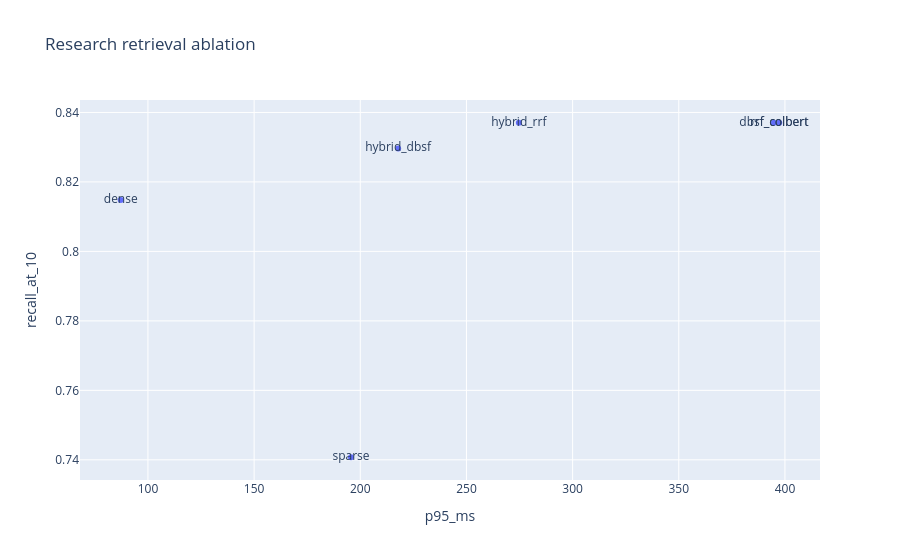

Source (notebook cell):
### Markdown cell above
The retrieval ablation compares single-signal retrieval, two server-side fusion strategies, and both fusion strategies with ColBERT reranking. This makes the contribution of dense semantics, sparse lexical matching, fusion, and late interaction measurable on the same queries.

The primary course success criterion is Recall@10 ≥ 0.8. Configurations are ordered by Recall@10, MRR, P95 latency, and P50 latency; all quality values come from the same `ranx` evaluation.

### Code cell
retrieval_ablation_df = rank_configurations(retrieval_summary_df)
retrieval_ablation_df["meets_recall_target"] = retrieval_ablation_df["recall_at_10"] >= 0.80
remember_result("retrieval_ablation", retrieval_ablation_df)
display(retrieval_ablation_df)
px.scatter(
    retrieval_ablation_df,
    x="p95_ms",
    y="recall_at_10",
    text="pipeline",
    hover_data=["mrr", "p50_ms"],
    title="Research retrieval ablation",
).show()

### Figure 1 — Plotly figure (JSON) as saved in the notebook; plotly's stock layout.template omitted (floating-point values rounded to 4 significant figures)
{"data": [{"customdata": [[0.6617, 285.7], [0.6617, 284.6], [0.6077, 160.5], [0.6001, 123.6], [0.5991, 20.54], [0.5066, 106.6]], "hovertemplate": "p95_ms=%{x}<br>recall_at_10=%{y}<br>pipeline=%{text}<br>mrr=%{customdata[0]}<br>p50_ms=%{customdata[1]}<extra></extra>", "legendgroup": "", "marker": {"color": "#636efa", "symbol": "circle"}, "mode": "markers+text", "name": "", "orientation": "v", "showlegend": false, "text": ["dbsf_colbert", "rrf_colbert", "hybrid_rrf", "hybrid_dbsf", "dense", "sparse"], "type": "scatter", "x": [394.8, 397.3, 274.7, 217.8, 87.19, 195.6], "xaxis": "x", "y": [0.837, 0.837, 0.837, 0.8296, 0.8148, 0.7407], "yaxis": "y"}], "layout": {"legend": {"tracegroupgap": 0}, "title": {"text": "Research retrieval ablation"}, "xaxis": {"anchor": "y", "domain": [0, 1], "title": {"text": "p95_ms"}}, "yaxis": {"anchor": "x", "domain": [0, 1], "title": {"text": "recall_at_10"}}}}
